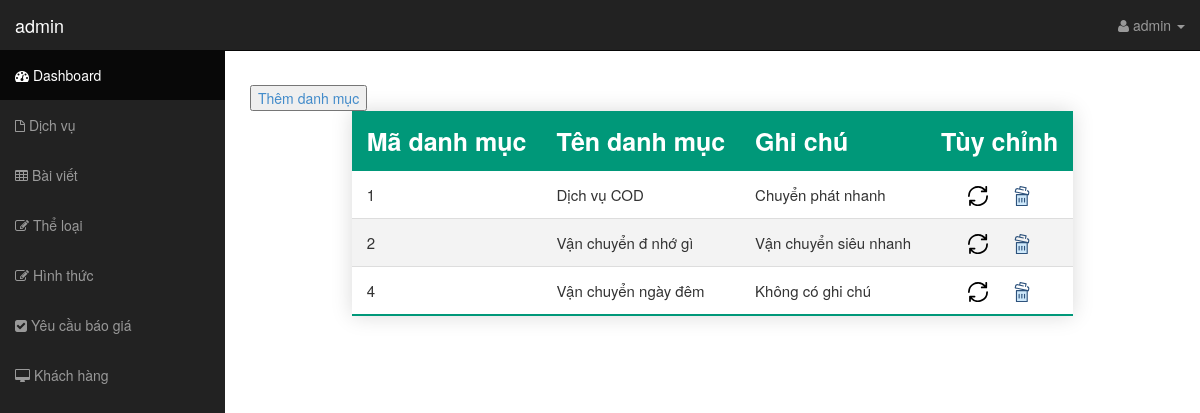
The page /controller/admin.php?view=theloai (signed in) on the database its author committed.
### tables this page shows
CREATE TABLE `theloai` (
  `matheloai` int(11) NOT NULL,
  `tentheloai` varchar(255) NOT NULL,
  `ghichu` varchar(255) DEFAULT 'Không có ghi chú'
);

### controller/admin.php (called while the page is built)
<?php
include "../view/admin/header.php";
include "../view/admin/admin.php";
include "../view/admin/footer.php";
?>

### model/thuvien.php (called while the page is built, shortened)
<?php
function showDatabase($pdo, $table) {
	$select = "SELECT * FROM $table";
	$stmt = $pdo->prepare($select);
	$stmt->execute();
	$element = $stmt->fetchAll(PDO::FETCH_ASSOC);
	return $element;
}
?>

### view/admin/theloai.php (the view)
<div>
    <button>
        <a href="../controller/them_dm.php">Thêm danh mục</a>
    </button>
</div>
<table class="styled-table">
    <thead>
        <tr>
            <th>Mã danh mục</th>
            <th>Tên danh mục</th>
            <th>Ghi chú</th>
            <th>Tùy chỉnh</th>
        </tr>
    </thead>
    <tbody>
        <?php
            $table = "theloai";
            $row = showDatabase($pdo, $table);
            foreach ($row as $value) {
        ?>
            <tr>
                <td><?php echo $value['matheloai'];?></td>
                <td><?php echo $value['tentheloai'];?></td>
                <td><?php echo $value['ghichu'];?></td>
                <td class="option">
                    <a class="update" href="../controller/sua_dm.php?matheloai=<?php echo $value['matheloai'];?>" value="">
                        <img src="../view/images/icon/update.svg" title="<?php echo $value['matheloai'];?>" alt="Cập nhật">
                    </a>
                    <a href="../controller/xoa_dm.php?matheloai=<?php echo $value['matheloai'];?>">
                        <img src="../view/images/icon/delete.svg" title="Xóa" alt="Xóa">
                    </a>
                </td>
            </tr>
        <?php } ?>
    </tbody>
</table>

### view/css/sb-admin.css (style rules this page uses)
body { margin-top: 50px; }

### view/css/admin.css (style rules this page uses)
.styled-table { border-collapse: collapse; margin: 0 auto; box-shadow: 0 0 20px rgba(0, 0, 0, 0.15); }
.styled-table thead tr { background: #009879; color: #fff; text-align: left; }
.styled-table th, .styled-table td { padding: 12px 15px; }
.styled-table th { font-size: 2.5rem; }
.styled-table td { font-size: 1.5rem; }
.styled-table tbody tr { border-bottom: 1px solid #dddddd; }
.styled-table tbody tr:nth-of-type(even) { background-color: #f3f3f3; }
.styled-table tbody tr:last-of-type { border-bottom: 2px solid #009879; }
.option { text-align: center; }
.option a { color: blue; margin: 10px; cursor: pointer; text-decoration: none; }
.option a img { width: 20px; }

### rows shown on the page
theloai: matheloai "1", tentheloai "Dịch vụ COD", ghichu "Chuyển phát nhanh"
theloai: matheloai "2", tentheloai "Vận chuyển đ nhớ gì", ghichu "Vận chuyển siêu nhanh"
theloai: matheloai "4", tentheloai "Vận chuyển ngày đêm", ghichu "Không có ghi chú"

### other values the page prints
$username "admin"
